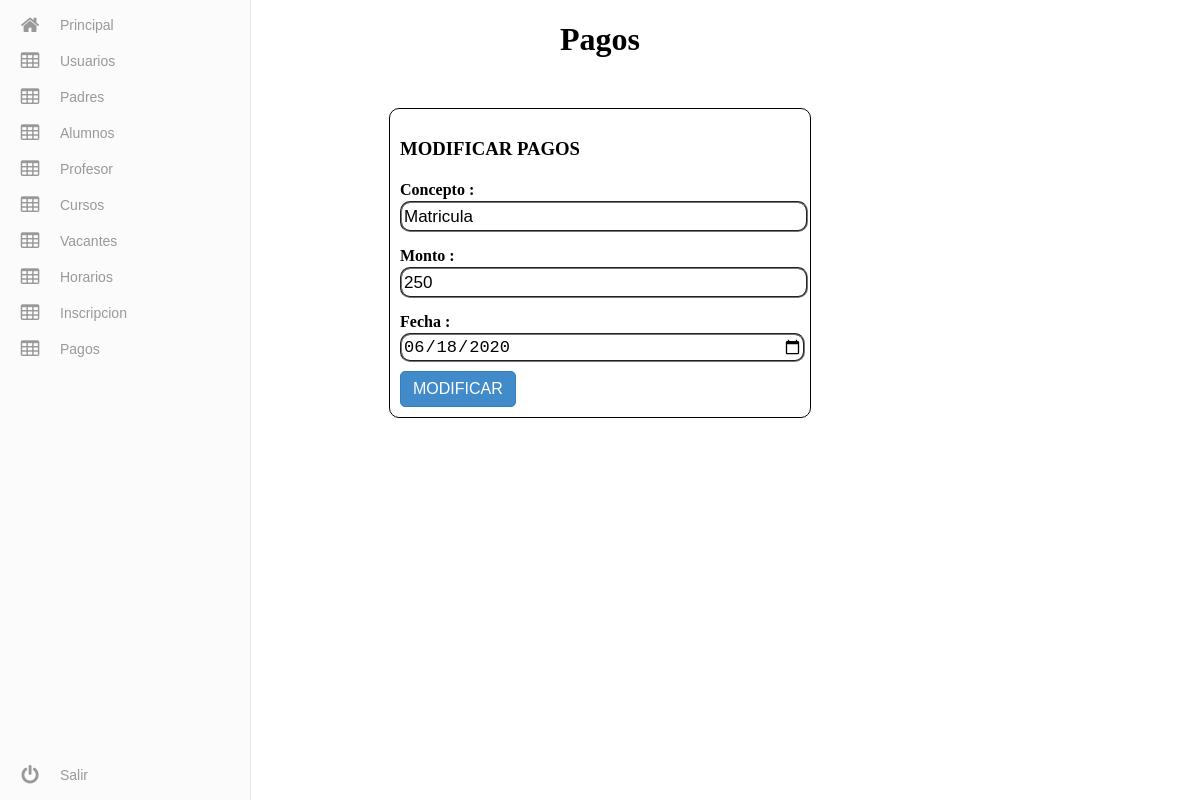
Screenshot of /admin/Pagos/modificar.php?id=1 (signed in) with the database file from the repository.
### tables this page shows
CREATE TABLE `pagos` (
  `id_pago` int(11) NOT NULL,
  `concepto` varchar(45) NOT NULL,
  `monto` double NOT NULL,
  `fecha_limite` date NOT NULL
);

### admin/Pagos/modificar.php (the view, shortened to what this page needs)
<?php
    $id=$_GET['id'];
    $re=mysql_query("SELECT * FROM pagos WHERE id_pago='".$id."'");
?>
<!DOCTYPE html>
<html >
  <head>
    <link rel="stylesheet" href="../css/menu.css">
    <link rel="stylesheet" href="../css/tabla.css?v3">
    <link rel="stylesheet" type="text/css" href="../css/jquery.dataTables.min.css">
  </head>
  <body>
    <?php
        include ('../include/menu.php');
    ?>
    <center><h1>Pagos</h1></center>
        <form action="modificar2.php" method="post">
           <?php while($row =mysql_fetch_array($re)){  ?>
            <div class="modificar">
                <h3>MODIFICAR PAGOS</h3>
                <h4>Concepto : </h4>
                <input type="text" name="concepto" value="<?php echo $row['concepto']; ?>" required autocomplete="off" autofocus>
                <h4>Monto : </h4>
                <input type="text" name="monto" value="<?php echo $row['monto']; ?>" required autocomplete="off">
                <h4>Fecha : </h4>
                <input type="date" name="fecha" value="<?php echo $row['fecha_limite']; ?>" required autocomplete="off">
                <button>MODIFICAR</button>
            </div>
            <?php } ?>
        </form>
  </body>
</html>

### admin/css/tabla.css (style rules this page uses)
.modificar { width: 400px; border: solid 1px black; border-radius: 10px; margin-top: 50px; padding: 10px; margin-left: auto; margin-right: auto; }
.modificar input,select { width: 100%; height: 25px; border-radius: 10px; border-style: groove; font-size: 17px; margin-bottom: -10px; }
.modificar h4 { width: 100%; margin-bottom: 2px; }
button { background: #428bca; border: #357ebd solid 1px; border-radius: 5px; color: #fff; display: inline-block; font-size: 16px; padding: 8px 12px; text-decoration: none; text-align: center; min-width: 40px; position: relative; transition: color .1s ease; margin-top: 15px; clear: right; cursor: pointer; }

### rows the page displays
pagos: concepto "Matricula", monto "250", fecha "06/18/2020"
